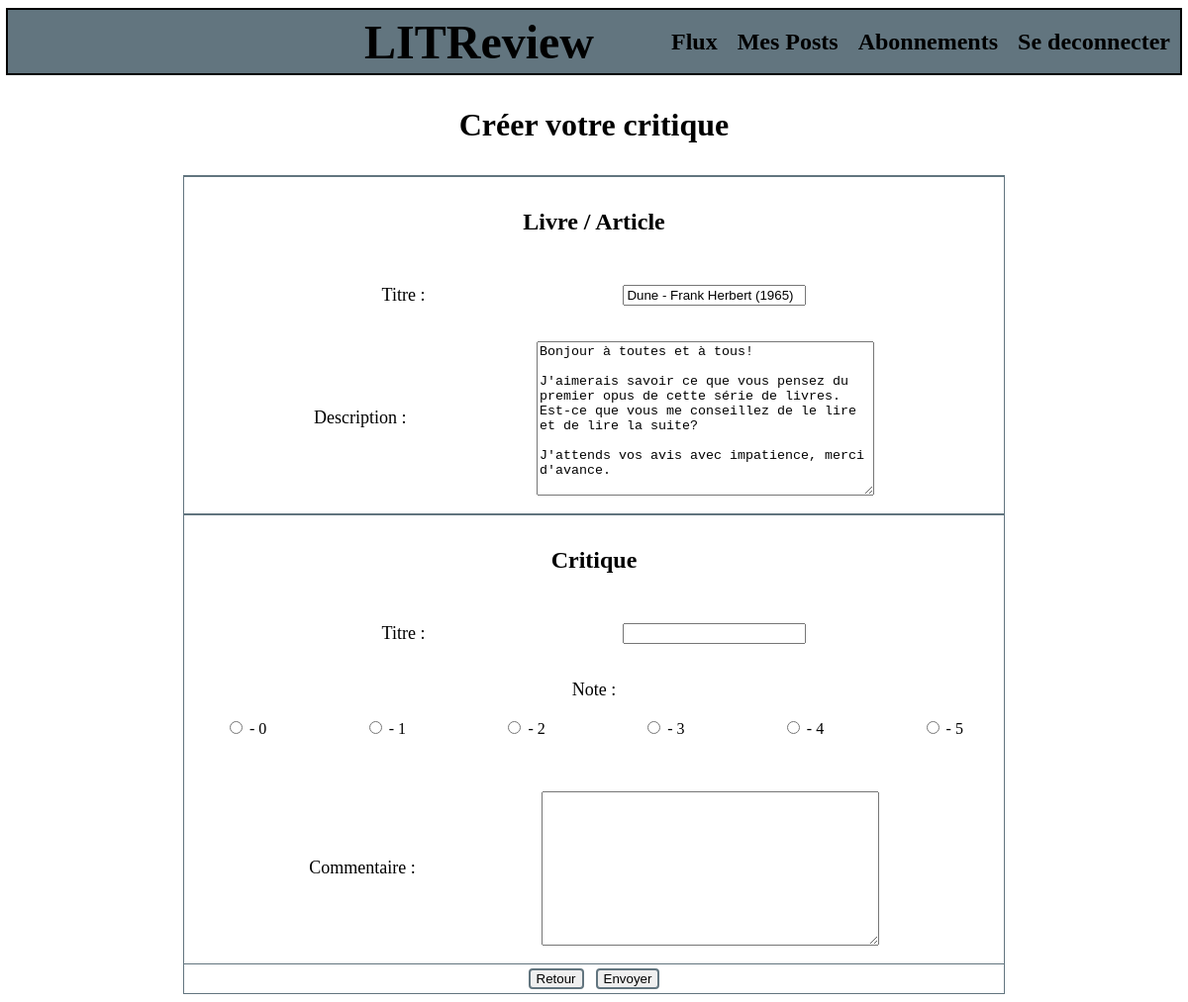
Page /ticket/13/review/ (signed in) on the committed database.
### reviews/models.py (models this page shows)
class Ticket(models.Model):
    title = models.fields.CharField(max_length=128)
    description = models.fields.TextField(max_length=2048, blank=True)
    user = models.ForeignKey(
        to=AUTH_USER_MODEL,
        on_delete=models.CASCADE
    )
    image = models.ImageField(null=True, blank=True)
    time_created = models.fields.DateTimeField(auto_now_add=True)

### reviews/views.py (the view, shortened to what this page needs)
# urls.py: path('review/', reviews.views.create_review_page, name='create_review'),
@login_required
def create_review_page(request: HttpRequest, ticket_id: int = 0, review_id: int = 0) -> HttpResponse:
    review_form: ReviewForm = ReviewForm()
    ticket_form: TicketForm = TicketForm()
    action: str = "Créer votre critique"
    if review_id != 0:
        review = models.Review.objects.get(id=review_id)
        ticket_id = review.ticket.id
        review_form = ReviewForm(instance=review)
        action = "Modifier votre critique"
    if ticket_id != 0:
        ticket = models.Ticket.objects.get(id=ticket_id)
        ticket_form = TicketForm(instance=ticket)
        ticket_form.fields['title'].disable = True
        ticket_form.fields['description'].disable = True
    context = {'review_form': review_form, 'ticket_form': ticket_form, "action": action}
    return render(request, 'reviews/review.html', context=context)

### reviews/forms.py
class ReviewForm(forms.ModelForm):
    CHOICES = [
        ('0', '- 0'),
        ('1', '- 1'),
        ('2', '- 2'),
        ('3', '- 3'),
        ('4', '- 4'),
        ('5', '- 5'),
    ]
    headline = forms.CharField(max_length=128, label="Titre")
    rating = forms.ChoiceField(widget=forms.RadioSelect, choices=CHOICES, label="Note")
    body = forms.CharField(max_length=8192, widget=forms.Textarea, label="Commentaire")
    class Meta:
        model = models.Review
        fields = ['headline', 'rating', 'body']

class TicketForm(forms.ModelForm):
    title = forms.CharField(max_length=128, label="Titre")
    description = forms.CharField(max_length=2048, widget=forms.Textarea, label="Description")
    class Meta:
        model = models.Ticket
        fields = ['title', 'description']

### reviews/templates/reviews/review.html (shortened to what this page needs)
{% extends 'reviews/base.html' %}
{% block content %}
<div class="main-container">
    <h3>{{ action }}</h3>
    <div class="review-container">
        <form method="post">
            <div class="ticket-container">
                <h4>Livre / Article</h4>
                {{ ticket_form.as_p }}
            </div>
            <div class="review-container">
                <h4>Critique</h4>
                {{ review_form.as_p }}
            </div>
            <div class="content-buttons">
                <button class="button" onclick="location.href='{% url 'my_posts' %}'">Retour</button>
                <button type="submit" class="button">Envoyer</button>
        </form>
    </div>
</div>
{% endblock content %}

### reviews/static/reviews/style.css (style rules this page uses)
body { display: flex; flex-direction: column; align-items: center; }
h3 { font-size: 32px; font-weight: bold; }
h4 { font-size: 24px; font-weight: bold; }
.main-container { display: flex; flex-direction: column; width: 70%; align-items: center; }
.button { margin: 4px; border: 2px solid #62757f; border-radius: 4px; }
.ticket-container { border: 1px solid #62757f; border-radius: 0px; display: flex; flex-direction: column; align-items: center; justify-content: center; width: 100%; }
.ticket-container p { width: 100%; font-size: 18px; display: flex; flex-direction: row; align-items: center; justify-content: space-evenly; }
.review-container { border: 1px solid #62757f; border-radius: 0px; display: flex; flex-direction: column; align-items: center; justify-content: center; width: 100%; }
.review-container form { width: 100%; display: flex; flex-direction: column; align-items: center; justify-content: space-evenly; }
.review-container p { width: 100%; font-size: 18px; display: flex; flex-direction: row; align-items: center; justify-content: space-evenly; }
#id_rating { width: 90%; display: flex; flex-direction: row; align-items: center; justify-content: space-between; }

### rows in the picture
Ticket: title "Dune - Frank Herbert (1965)", description "Bonjour à toutes et à tous! J'aimerais savoir ce que vous pensez du premier opus de cette série de livres. Est-ce que vous me conseillez de le lire et de lire la suite? J'attends vos avis avec impatience, merci d'avance."

### other values in the picture
{{ action }} "Créer votre critique"
